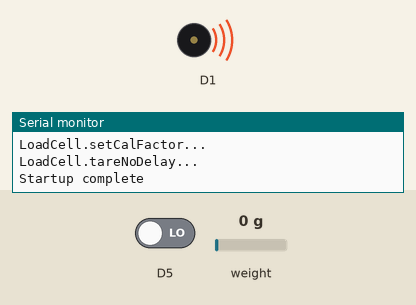
This sketch was run on a simulated ESP8266 (NodeMCU). Parts: buzzer (waves = sounding), the last lines printed to the serial monitor. Inputs (shaded band) come from the test bench; at power-on: D5 LOW, weight on the scale 0 g.

Above: at 1.5 s.
At 2.5 s:
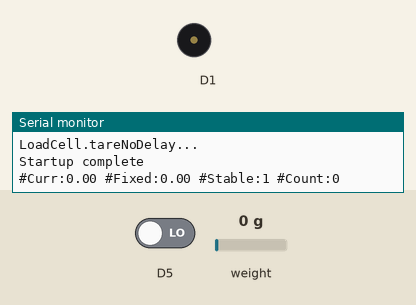
Timing chart, 0 to 4.0 s (numbered marks = the images above):
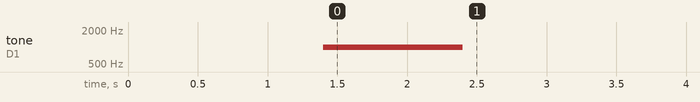

Measured:
- by itself, tone on D1: silent → 1000 Hz at 1.4 s, → silent 1.0 s later

The sketch:

Test_LoadCell_v2.ino
```cpp
#include <HX711_ADC.h>

//HX711 constructor (dout pin, sck pin)
HX711_ADC LoadCell(D2, D3);

long t;
int watchdog;
float differences[20];
int i;
bool stable, lastStable;
float compensatedValue, lastValue, cumulatedDifference;

void setup() {
  pinMode(D5, INPUT);
  pinMode(D1, OUTPUT);
  setupScale();
}

void loop() {
  //update scale value every cycle
  updateValueFromScale();

  //read smoothed value from data set + current calibration factor
  if (millis() > t + 250) {
    t = millis();
    float currentValue = getValueFromScale();
    int productCount = calcProductCount(currentValue);
    checkTara();
  }
}

void setupScale() {
  Serial.begin(115200);
  Serial.println("LoadCell.begin...");
  LoadCell.begin();

  long stabilisingtime = 1000; // tare preciscion can be improved by adding a few seconds of stabilising time
  ESP.wdtDisable();
  Serial.println("LoadCell.start...");
  LoadCell.start(stabilisingtime);

  Serial.println("LoadCell.setCalFactor...");
  LoadCell.setCalFactor(24.5); // user set calibration factor (float)
  Serial.println("LoadCell.tareNoDelay...");
  LoadCell.tareNoDelay();

  //while (LoadCell.getTareStatus() == false) {
  while (watchdog < 10000) {
    watchdog++;
  }
  watchdog = 0;
  Serial.println("Startup complete");
  ESP.wdtEnable(5000);

  tone(D1, 1000); // Send 1KHz sound signal...
  delay(1000);        // ...for 1 sec
  noTone(D1);     // Stop sound...
}

void checkTara() {
  bool TaraButton = digitalRead(D5);
  bool TaraButtonLast, FullButtonLast;

  //receive from serial terminal
  if (Serial.available() > 0) {
    float i;
    char inByte = Serial.read();
    if (inByte == 't') {
      LoadCell.tareNoDelay();
      while (LoadCell.getTareStatus() == false) {
        watchdog++;
        yield();
      }
    }
  }

  // Tara by button
  if(TaraButton && !TaraButtonLast){
    LoadCell.tareNoDelay();
    compensatedValue = 0;
    while (LoadCell.getTareStatus() == false) {
      yield();
    }
  }
  TaraButtonLast = TaraButton;
}

void updateValueFromScale() {
  //update() should be called at least as often as HX711 sample rate; >10Hz@10SPS, >80Hz@80SPS
  //longer delay in scetch will reduce effective sample rate (be carefull with delay() in loop)
  LoadCell.update();
}

float getValueFromScale() {
    float value = LoadCell.getData();
    Serial.print("#Curr:");
    Serial.print(value);
    return value;
}

int calcProductCount(float value) {
  float productWeight = 630;
  float boxWeight = 0;

  //measure stability of value
  float difference = value - lastValue;
  if (difference < 10 && difference > -10){
    stable = 1;
  }
  else{
    stable = 0;
  }
  lastValue = value;

  //write difference of measurement to array
  differences[i] = difference;

  //increment i
  i++;
  if(i == 20){
    i = 0;
  }

  //if stable becomes active
  if(stable == 1 && lastStable == 0){
    //cumulate difference in array
    for (int j = 0; j <= 19; j++){
       cumulatedDifference += differences[j];
    }
    //if cumulated difference is big enough
    if ((cumulatedDifference > (productWeight / 2)) || (cumulatedDifference < (-productWeight / 2))){
      //add difference to compensated value
      compensatedValue += cumulatedDifference;
    }
  }
  lastStable = stable;
  cumulatedDifference = 0;

  int productCount = round((compensatedValue - boxWeight) / productWeight);

  Serial.print(" #Fixed:");
  Serial.print(compensatedValue);
  Serial.print(" #Stable:");
  Serial.print(stable);
  Serial.print(" #Count:");
  Serial.println(productCount);

  return productCount;
}
```
